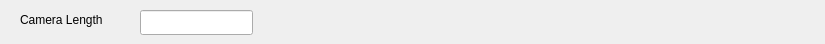
<?xml version="1.0" encoding="UTF-8"?>
<ui version="4.0">
 <class>Form</class>
 <widget class="QWidget" name="Form">
  <property name="geometry">
   <rect>
    <x>0</x>
    <y>0</y>
    <width>825</width>
    <height>44</height>
   </rect>
  </property>
  <property name="windowTitle">
   <string>Form</string>
  </property>
  <widget class="QLabel" name="label">
   <property name="geometry">
    <rect>
     <x>20</x>
     <y>10</y>
     <width>131</width>
     <height>19</height>
    </rect>
   </property>
   <property name="text">
    <string>Camera Length</string>
   </property>
  </widget>
  <widget class="QLineEdit" name="cameraLengthEdit">
   <property name="geometry">
    <rect>
     <x>140</x>
     <y>10</y>
     <width>113</width>
     <height>25</height>
    </rect>
   </property>
  </widget>
 </widget>
 <resources/>
 <connections/>
</ui>
